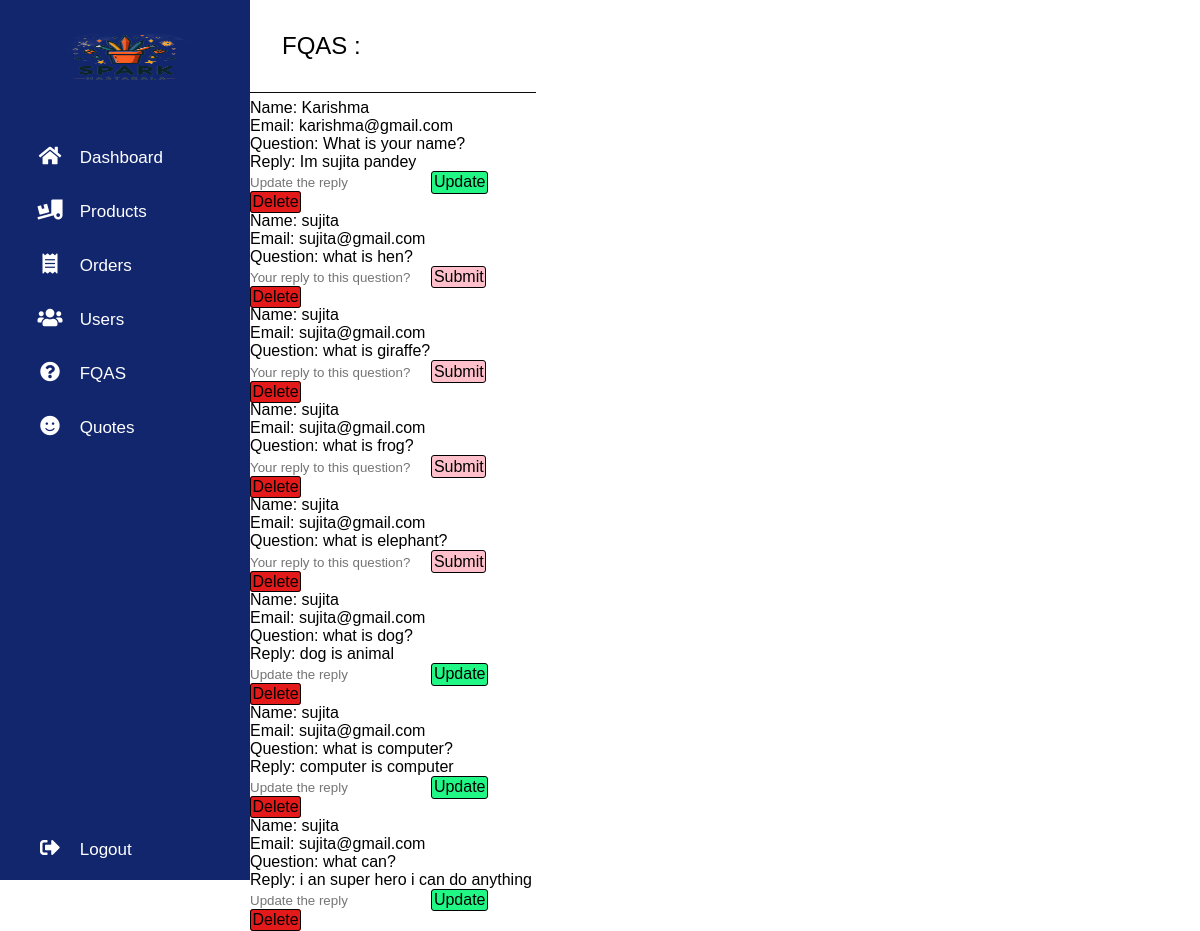
The page /adminFQAS.php (signed in) on the database its author committed.
### tables this page shows
CREATE TABLE `message` (
  `id` int(100) NOT NULL,
  `name` varchar(200) NOT NULL,
  `email` varchar(200) NOT NULL,
  `question` varchar(500) NOT NULL,
  `Reply` varchar(500) DEFAULT NULL
);

### adminFQAS.php (the view, shortened to what this page needs)
<!DOCTYPE html>
<html lang="en">
<head>
   <link rel="stylesheet" href="css/dashboard.css" />
   <link rel="stylesheet" href="https://cdnjs.cloudflare.com/ajax/libs/font-awesome/5.15.4/css/all.min.css" />
</head>
<body>
<?php @include 'adminheader.php'; ?>
<section>
   <h1 class="title">FQAS :</h1>
   <div class="box-container">
      <?php
      $select_message = mysqli_query($con, "SELECT * FROM `message`order by id desc") or die('query failed');
      if (mysqli_num_rows($select_message) > 0) {
         while ($fetch_message = mysqli_fetch_assoc($select_message)) {
      ?>
         <div class="box">
            <p>Name: <span><?php echo $fetch_message['name']; ?></span></p>
            <p>Email: <span><?php echo $fetch_message['email']; ?></span></p>
            <p>Question: <span><?php echo $fetch_message['question']; ?></span></p>
            <?php if ($fetch_message['Reply']) { ?>
               <p>Reply: <span><?php echo $fetch_message['Reply']; ?></p>
               <form action="" method="POST">
                  <input type="text" name="update_reply" placeholder="Update the reply" required>
                  <input type="submit" value="Update" name="update_reply_submit" class="option-btn">
               </form>
            <?php } else { ?>
               <form action="" method="POST">
                  <input type="text" name="reply" placeholder="Your reply to this question?" required>
                  <input type="submit" value="Submit" name="submit" class="option-btn" style="background-color:pink;">
            <?php } ?>
            <a href="adminFQAS.php?delete=<?php echo $fetch_message['id']; ?>" class="delete-btn">Delete</a>
         </div>
      <?php
         }
      } else {
         echo '<p class="empty">You have no messages!</p>';
      }
      ?>
   </div>
</section>
</body>
</html>

### adminheader.php (shortened to what this page needs)
<!DOCTYPE html>
<html lang="en">
<head>
  <link rel="stylesheet" href="css/dashboard.css" />
  <link rel="stylesheet" href="https://cdnjs.cloudflare.com/ajax/libs/font-awesome/5.15.4/css/all.min.css" />
</head>
<body>
  <div class="container">
    <nav>
      <div class="navbar">
        <div class="logo">
          <img src="img/Hastakalalogo.jpg.png" alt="">
        </div>
        <ul>
          <li><a href="dashboard.php">
            <i class="fas fa-home"></i>
            <span class="nav-item">Dashboard</span>
          </a>
          </li>
          <li><a href="adminproduct.php">
            <i class="fas fa-truck-loading"></i>
            <span class="nav-item">Products</span>
          </a>
          </li>
          <li><a href="adminorder.php">
            <i class="fas fa-receipt"></i>
            <span class="nav-item">Orders</span>
          </a>
          </li>
          <li><a href="adminusers.php">
            <i class="fas fa-users"></i>
            <span class="nav-item">Users</span>
          </a>
          </li>
          <li><a href="adminFQAS.php">
            <i class="fas fa-question-circle"></i>
            <span class="nav-item">FQAS</span>
          </a>
          </li>
          <li><a href="adminquote.php">
            <i class="fas fa-smile"></i>
            <span class="nav-item">Quotes</span>
          </a>
          </li>
          <li><a href="logout.php" class="logout">
            <i class="fas fa-sign-out-alt"></i>
            <span class="nav-item">Logout</span>
          </a>
          </li>
        </ul>
      </div>
  </nav>
</body>
</html>

### css/dashboard.css (style rules this page uses)
* { margin: 0; padding: 0; outline: none; border: none; text-decoration: none; list-style: none; box-sizing: border-box; font-family: "Poppins", sans-serif; font-weight: 300; }
body { background: rgb(255, 255, 255); }
.container { display: flex; }
nav { position: sticky; top: 0; left: 0; bottom: 0; width: 250px; height: 110vh; background: #12266e; }
.navbar { width: 80%; margin: 0 auto; }
.logo { margin: 2rem 0 1rem 0; padding-bottom: 3rem; display: flex; align-items:left; }
.logo img { width: 240px; height: 50px; border-radius: 50%; }
ul { margin: 0 auto; }
li { padding-bottom: 2rem; }
li a { font-size: 17px; color:rgb(255, 255, 255); }
nav i { width: 50px; font-size: 20px; text-align: center; }
.logout { position: absolute; bottom: 20px; }
.title { background-color:rgb(255, 255, 255); width:100%; padding:2rem; border-bottom: 0.5px solid rgb(11, 11, 11); margin-bottom: 2%; }
.option-btn { color: rgb(0, 0, 0); text-decoration: none; margin-top: .5; font-weight: 500; background-color:rgb(33, 247, 133); border:1px solid black; border-radius: 3px; font-size: 1rem; margin-right:1%; padding:.5%; }
.delete-btn { color: rgb(0, 0, 0); text-decoration: none; margin-top: .5; font-weight: 500; background-color:rgb(228, 26, 26); border:1px solid black; border-radius: 3px; font-size: 1rem; padding:.5%; }

### rows shown on the page
message: name "Karishma", email "karishma@gmail.com", question "What is your name?", Reply "Im sujita pandey"
message: name "sujita", email "sujita@gmail.com", question "what is hen?"
message: name "sujita", email "sujita@gmail.com", question "what is giraffe?"
message: name "sujita", email "sujita@gmail.com", question "what is frog?"
message: name "sujita", email "sujita@gmail.com", question "what is elephant?"
message: name "sujita", email "sujita@gmail.com", question "what is dog?", Reply "dog is animal"
message: name "sujita", email "sujita@gmail.com", question "what is computer?", Reply "computer is computer"
message: name "sujita", email "sujita@gmail.com", question "what can?", Reply "i an super hero i can do anything"
